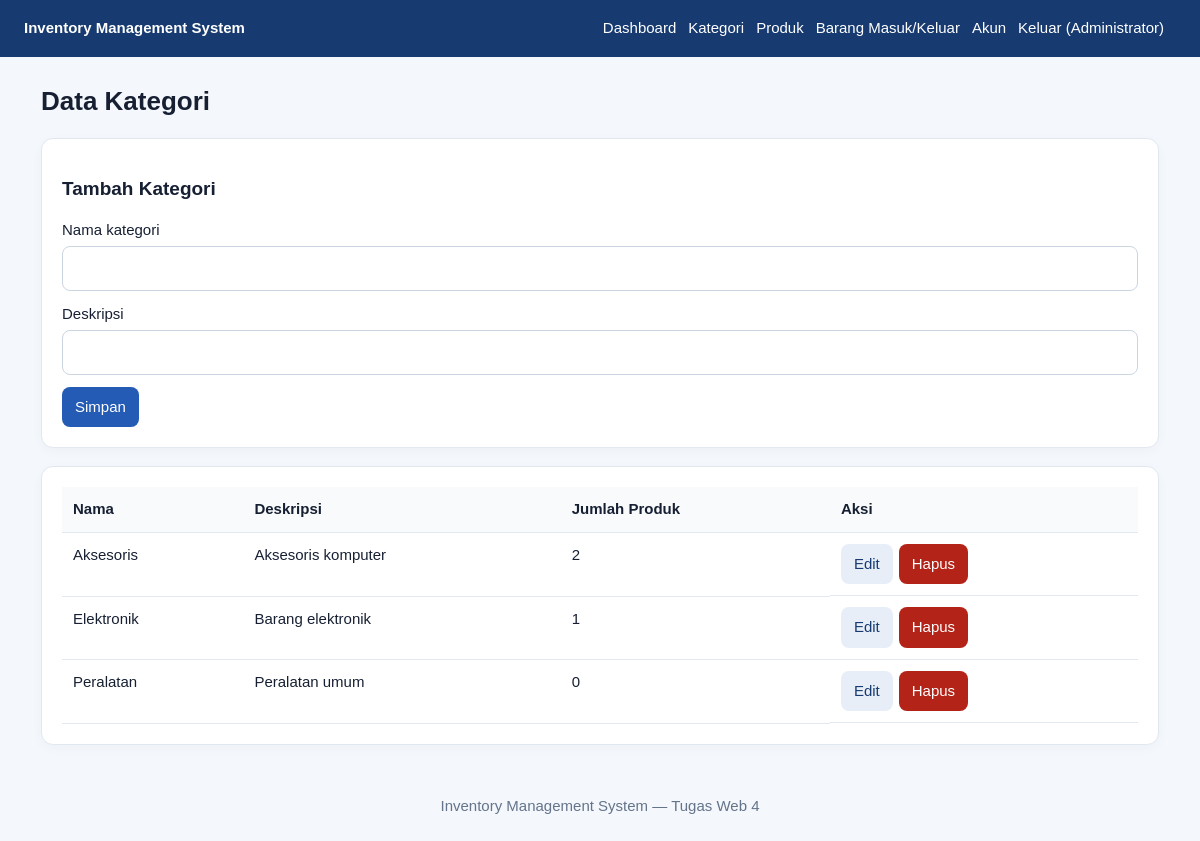
The app's page /categories.php (signed in) with its own data.
### tables this page shows
CREATE TABLE IF NOT EXISTS categories (
  id INT UNSIGNED AUTO_INCREMENT PRIMARY KEY,
  name VARCHAR(100) NOT NULL UNIQUE,
  description VARCHAR(255) NULL,
  created_at TIMESTAMP DEFAULT CURRENT_TIMESTAMP
);

### categories.php (the view, shortened to what this page needs)
<?php
require __DIR__.'/config.php'; require_role('admin','staff');
$pdo=db();
$edit=null;
$rows=$pdo->query('SELECT c.*,COUNT(p.id) product_count FROM categories c LEFT JOIN products p ON p.category_id=c.id GROUP BY c.id ORDER BY c.name')->fetchAll();
echo '<h1>Data Kategori</h1>';
if($_SESSION['user']['role']==='admin'){echo '<div class="card"><h2>'.($edit?'Edit':'Tambah').' Kategori</h2><form method="post"><input type="hidden" name="csrf" value="'.e(csrf_token()).'"><input type="hidden" name="action" value="save"><input type="hidden" name="id" value="'.e($edit['id']??'').'"><label>Nama kategori</label><input name="name" required maxlength="100" value="'.e($edit['name']??'').'"><label>Deskripsi</label><input name="description" maxlength="255" value="'.e($edit['description']??'').'"><button>Simpan</button></form></div>';}
else echo '<p class="muted">Akun staff hanya dapat melihat data kategori.</p>';
echo '<div class="card table-wrap"><table><tr><th>Nama</th><th>Deskripsi</th><th>Jumlah Produk</th><th>Aksi</th></tr>';
foreach($rows as $r){echo '<tr><td>'.e($r['name']).'</td><td>'.e($r['description']).'</td><td>'.e($r['product_count']).'</td><td class="actions">';
if($_SESSION['user']['role']==='admin'){echo '<a class="btn secondary" href="?edit='.e($r['id']).'">Edit</a><form method="post" class="inline" onsubmit="return confirm(\'Hapus kategori ini?\')"><input type="hidden" name="csrf" value="'.e(csrf_token()).'"><input type="hidden" name="action" value="delete"><input type="hidden" name="id" value="'.e($r['id']).'"><button class="danger">Hapus</button></form>';}
echo '</td></tr>';}
echo '</table></div>';layout_end();

### config.php (style rules this page uses)
* { box-sizing:border-box }
body { margin:0;background:#f4f7fb;color:#172033;font:15px/1.5 Arial,sans-serif }
.card { background:white;border:1px solid #e2e8f0;border-radius:12px;padding:20px;margin-bottom:18px;box-shadow:0 3px 12px #17203308 }
input,select,textarea { width:100%;padding:10px;border:1px solid #cbd5e1;border-radius:8px;margin:5px 0 12px;font:inherit }
button,.btn { display:inline-block;background:#245bb5;color:white;border:0;border-radius:8px;padding:9px 13px;text-decoration:none;cursor:pointer;font:inherit }
.secondary { background:#e8eef8;color:#173b70 }
.danger { background:#b42318 }
.inline { display:inline }
table { width:100%;border-collapse:collapse;background:white }
th,td { text-align:left;padding:11px;border-bottom:1px solid #e2e8f0;vertical-align:top }
th { background:#f8fafc }
.table-wrap { overflow-x:auto }
h1 { font-size:26px;margin-top:0 }
h2 { font-size:19px }
.actions { display:flex;gap:6px;align-items:center;flex-wrap:wrap }

### records on screen
categories: name "Aksesoris", description "Aksesoris komputer", product_count "2"
categories: name "Elektronik", description "Barang elektronik", product_count "1"
categories: name "Peralatan", description "Peralatan umum", product_count "0"

### other values on screen
$_SESSION['user']['name'] "Administrator"
